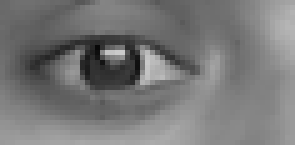
%> input picture Code/Database/LE/open/100.bmp, 59 x 29 px (shown 5 times larger); its folder holds only this picture in this run
$ octave trainDB.m   (GNU Octave 9; MATLAB toolbox functions it lacks are replaced by stand-ins)
%> lines starting %> are read from the running program, lines starting %| are printed output that depends on the picture
clc;
clear all;
close all;
%%
cl = {'open','close'};

% Initialise empty cell structure
DBL = cell(1,1);
DBR = cell(1,1);
DBM = cell(1,1);

dim = [30 60;
        30 60
        40 65];
% Left eye
disp('Training left eye');
for ii = 1:2
    disp(cl{ii})
    fpath = ['Database/LE/' cl{ii} '/*.bmp'];
    D = dir(fpath);
    for kk = 1:length(D)
        impath = ['Database/LE/' cl{ii} '/' D(kk).name];

        I = imread(impath);
%> I is the input picture: size 29x59 uint8; min 8, max 203, mean 119.6

        % Resize to standard size
        Is = imresize(I,[dim(1,1) dim(1,2)]);
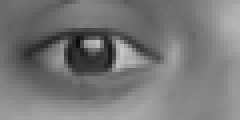
%> Is: size 30x60 uint8 (shown 4 times larger); min 9, max 200, mean 119.6
%         [nr nc] = size(I);

        % Save to database
        DBL{ii,kk} = Is;
        imshow(Is);
        pause(0.01)
    end
end

% Right Eye
disp('Training Right eye');
for ii = 1:2
    disp(cl{ii})
    fpath = ['Database/RE/' cl{ii} '/*.bmp'];
    D = dir(fpath);
    for kk = 1:length(D)
        impath = ['Database/RE/' cl{ii} '/' D(kk).name];

        I = imread(impath);

        % Resize to standard size
        Is = imresize(I,[dim(2,1) dim(2,2)]);
%         [nr nc] = size(I);

        % Save to database
        DBR{ii,kk} = Is;
        imshow(Is);
        pause(0.01)
    end
end

% Mouth
disp('Training Mouth');
for ii = 1:2
    disp(cl{ii})
    fpath = ['Database/M/' cl{ii} '/*.bmp'];
    D = dir(fpath);
    for kk = 1:length(D)
        impath = ['Database/M/' cl{ii} '/' D(kk).name];

        I = imread(impath);

        % Resize to standard size
        Is = imresize(I,[dim(3,1) dim(3,2)]);
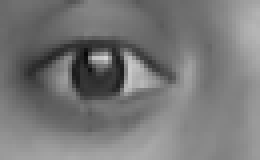
%> Is: size 40x65 uint8 (shown 4 times larger); min 7, max 211, mean 119.6

        % Save to database
        DBM{ii,kk} = Is;
        imshow(Is);
        pause(0.01)
    end
end

% Save the database
save DB DBL DBR DBM
